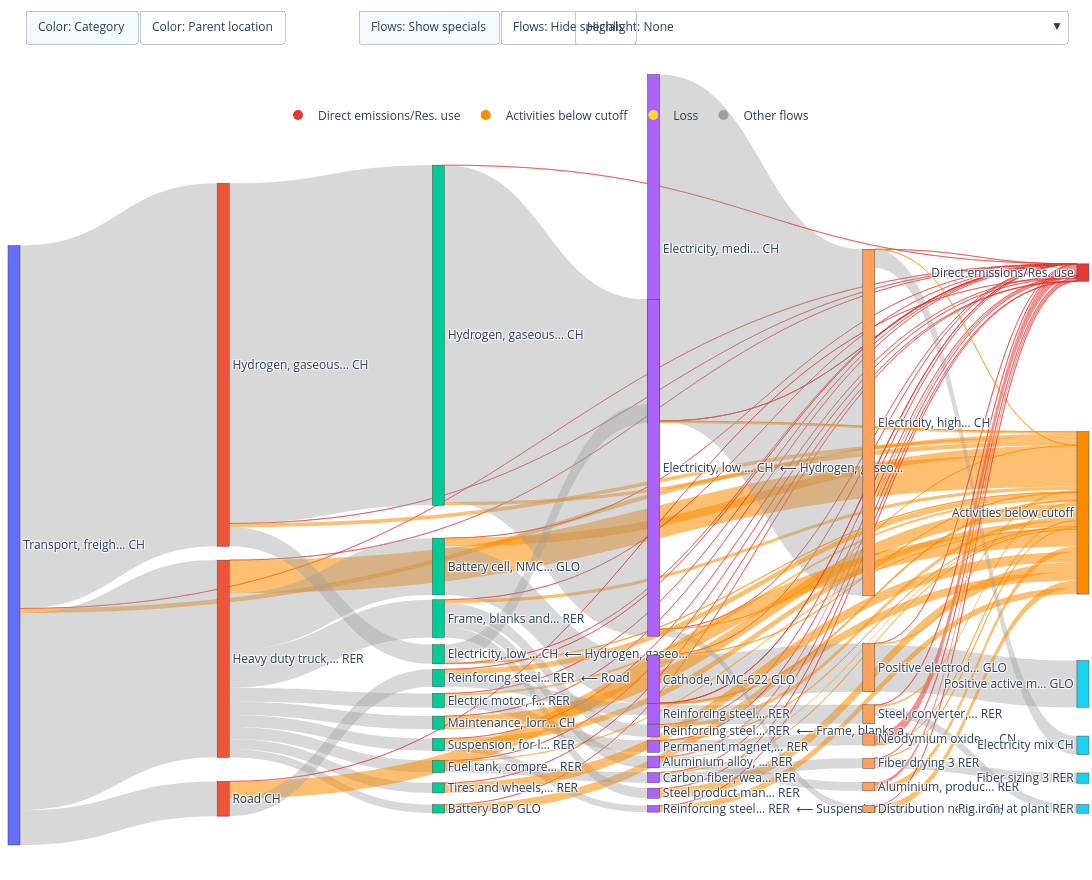

Notebook source saved alongside this figure:
### Code cell
NOTEBOOK_DIR = Path(".")
focus_slug = slugify(focus_technology)
sankey_path = NOTEBOOK_DIR / f"D3-05_{focus_slug}_geopolrisk_sankey.html"

supply_chain = SupplyChain(
    activity=activities[focus_technology],
    method=str(method_path),
    amount=1,
    level=5,
    cutoff=0.01,
    cutoff_basis="total",
    collapse_markets=True,
)

supply_chain_score = float(supply_chain.bootstrap())
supply_df, _, _ = supply_chain.calculate()

sankey_fig = supply_chain.plot_sankey(
    supply_df,
    width_max=1600,
    height_max=880,
    node_instance_mode="by_parent",
    node_thickness=12,
    node_pad=8,
)
# sankey_fig.write_html(sankey_path, include_plotlyjs="cdn")

sankey_summary = pd.DataFrame(
    [
        {
            "focus technology": focus_technology,
            "SupplyChain score at current cutoff [kg copper-eq. / tkm]": supply_chain_score,
            "rows in Sankey table": len(supply_df),
            "saved HTML": str(sankey_path),
        }
    ]
)

display(sankey_summary)
sankey_fig
